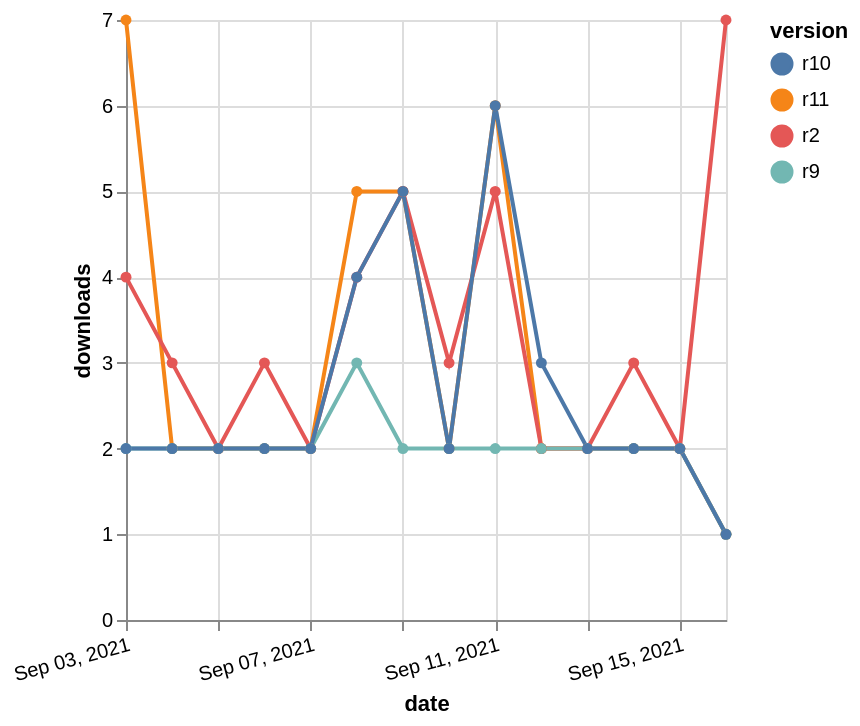

Source (Vega-Lite JSON):
### Vega-Lite specification from a JSON file in a GitHub repository (floating-point values rounded to 4 significant figures)
{"$schema": "https://vega.github.io/schema/vega-lite/v5.json", "description": "A simple bar chart with embedded data.", "data": {"values": [{"date": "2021-09-03", "total": 3240, "delta": 7, "version": "r11"}, {"date": "2021-09-04", "total": 3242, "delta": 2, "version": "r11"}, {"date": "2021-09-05", "total": 3244, "delta": 2, "version": "r11"}, {"date": "2021-09-06", "total": 3246, "delta": 2, "version": "r11"}, {"date": "2021-09-07", "total": 3248, "delta": 2, "version": "r11"}, {"date": "2021-09-08", "total": 3253, "delta": 5, "version": "r11"}, {"date": "2021-09-09", "total": 3258, "delta": 5, "version": "r11"}, {"date": "2021-09-10", "total": 3260, "delta": 2, "version": "r11"}, {"date": "2021-09-11", "total": 3266, "delta": 6, "version": "r11"}, {"date": "2021-09-12", "total": 3268, "delta": 2, "version": "r11"}, {"date": "2021-09-13", "total": 3270, "delta": 2, "version": "r11"}, {"date": "2021-09-14", "total": 3272, "delta": 2, "version": "r11"}, {"date": "2021-09-15", "total": 3274, "delta": 2, "version": "r11"}, {"date": "2021-09-16", "total": 3275, "delta": 1, "version": "r11"}, {"date": "2021-09-03", "total": 1881, "delta": 4, "version": "r2"}, {"date": "2021-09-04", "total": 1884, "delta": 3, "version": "r2"}, {"date": "2021-09-05", "total": 1886, "delta": 2, "version": "r2"}, {"date": "2021-09-06", "total": 1889, "delta": 3, "version": "r2"}, {"date": "2021-09-07", "total": 1891, "delta": 2, "version": "r2"}, {"date": "2021-09-08", "total": 1895, "delta": 4, "version": "r2"}, {"date": "2021-09-09", "total": 1900, "delta": 5, "version": "r2"}, {"date": "2021-09-10", "total": 1903, "delta": 3, "version": "r2"}, {"date": "2021-09-11", "total": 1908, "delta": 5, "version": "r2"}, {"date": "2021-09-12", "total": 1910, "delta": 2, "version": "r2"}, {"date": "2021-09-13", "total": 1912, "delta": 2, "version": "r2"}, {"date": "2021-09-14", "total": 1915, "delta": 3, "version": "r2"}, {"date": "2021-09-15", "total": 1917, "delta": 2, "version": "r2"}, {"date": "2021-09-16", "total": 1924, "delta": 7, "version": "r2"}, {"date": "2021-09-03", "total": 2600, "delta": 2, "version": "r9"}, {"date": "2021-09-04", "total": 2602, "delta": 2, "version": "r9"}, {"date": "2021-09-05", "total": 2604, "delta": 2, "version": "r9"}, {"date": "2021-09-06", "total": 2606, "delta": 2, "version": "r9"}, {"date": "2021-09-07", "total": 2608, "delta": 2, "version": "r9"}, {"date": "2021-09-08", "total": 2611, "delta": 3, "version": "r9"}, {"date": "2021-09-09", "total": 2613, "delta": 2, "version": "r9"}, {"date": "2021-09-10", "total": 2615, "delta": 2, "version": "r9"}, {"date": "2021-09-11", "total": 2617, "delta": 2, "version": "r9"}, {"date": "2021-09-12", "total": 2619, "delta": 2, "version": "r9"}, {"date": "2021-09-13", "total": 2621, "delta": 2, "version": "r9"}, {"date": "2021-09-14", "total": 2623, "delta": 2, "version": "r9"}, {"date": "2021-09-15", "total": 2625, "delta": 2, "version": "r9"}, {"date": "2021-09-16", "total": 2626, "delta": 1, "version": "r9"}, {"date": "2021-09-03", "total": 2965, "delta": 2, "version": "r10"}, {"date": "2021-09-04", "total": 2967, "delta": 2, "version": "r10"}, {"date": "2021-09-05", "total": 2969, "delta": 2, "version": "r10"}, {"date": "2021-09-06", "total": 2971, "delta": 2, "version": "r10"}, {"date": "2021-09-07", "total": 2973, "delta": 2, "version": "r10"}, {"date": "2021-09-08", "total": 2977, "delta": 4, "version": "r10"}, {"date": "2021-09-09", "total": 2982, "delta": 5, "version": "r10"}, {"date": "2021-09-10", "total": 2984, "delta": 2, "version": "r10"}, {"date": "2021-09-11", "total": 2990, "delta": 6, "version": "r10"}, {"date": "2021-09-12", "total": 2993, "delta": 3, "version": "r10"}, {"date": "2021-09-13", "total": 2995, "delta": 2, "version": "r10"}, {"date": "2021-09-14", "total": 2997, "delta": 2, "version": "r10"}, {"date": "2021-09-15", "total": 2999, "delta": 2, "version": "r10"}, {"date": "2021-09-16", "total": 3000, "delta": 1, "version": "r10"}]}, "width": "container", "mark": {"type": "line", "point": {"filled": true}}, "encoding": {"x": {"field": "date", "type": "temporal", "timeUnit": "yearmonthdate", "title": "date", "axis": {"labelAngle": -15}}, "y": {"field": "delta", "type": "quantitative", "title": "downloads"}, "color": {"field": "version", "type": "nominal"}, "tooltip": {"field": "delta"}}}
